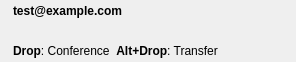
<?xml version="1.0" encoding="UTF-8"?>
<ui version="4.0">
 <class>session</class>
 <widget class="QWidget" name="session">
  <property name="geometry">
   <rect>
    <x>0</x>
    <y>0</y>
    <width>296</width>
    <height>62</height>
   </rect>
  </property>
  <property name="windowTitle">
   <string>Session</string>
  </property>
  <layout class="QVBoxLayout" name="session_layout">
   <property name="spacing">
    <number>0</number>
   </property>
   <property name="leftMargin">
    <number>13</number>
   </property>
   <property name="topMargin">
    <number>4</number>
   </property>
   <property name="rightMargin">
    <number>5</number>
   </property>
   <property name="bottomMargin">
    <number>4</number>
   </property>
   <item>
    <widget class="QLabel" name="address_label">
     <property name="font">
      <font>
       <weight>75</weight>
       <bold>true</bold>
      </font>
     </property>
     <property name="text">
      <string>test@example.com</string>
     </property>
     <property name="alignment">
      <set>Qt::AlignLeading|Qt::AlignLeft|Qt::AlignTop</set>
     </property>
    </widget>
   </item>
   <item>
    <widget class="QLabel" name="note_label">
     <property name="sizePolicy">
      <sizepolicy hsizetype="Preferred" vsizetype="Expanding">
       <horstretch>0</horstretch>
       <verstretch>0</verstretch>
      </sizepolicy>
     </property>
     <property name="text">
      <string>&lt;html&gt;&lt;head/&gt;&lt;body&gt;&lt;p&gt;&lt;span style=&quot; font-weight:600;&quot;&gt;Drop&lt;/span&gt;: Conference &amp;nbsp;&lt;span style=&quot; font-weight:600;&quot;&gt;Alt+Drop&lt;/span&gt;: Transfer&lt;/p&gt;&lt;/body&gt;&lt;/html&gt;</string>
     </property>
     <property name="alignment">
      <set>Qt::AlignBottom|Qt::AlignLeading|Qt::AlignLeft</set>
     </property>
     <property name="wordWrap">
      <bool>true</bool>
     </property>
    </widget>
   </item>
  </layout>
 </widget>
 <resources/>
 <connections/>
</ui>
